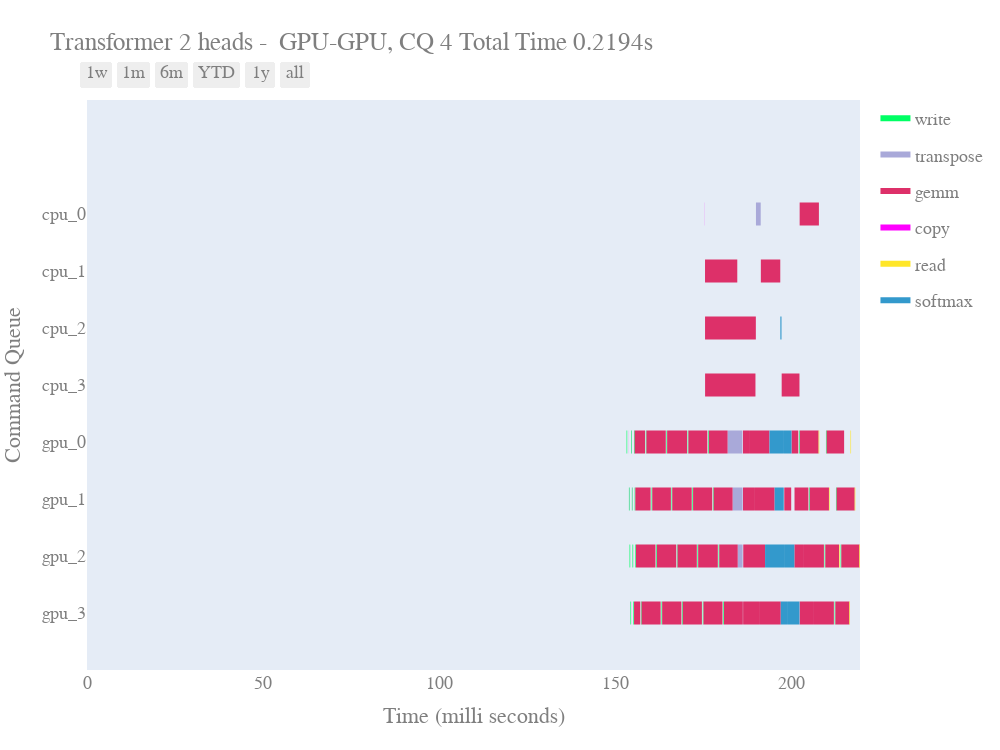

Write notebook code for a chart like this one.
### Code cell
df = []
kernels = {}




for kernel,events in relative_timestamps.items():
    dev = events["device"]
    cq = events["cmdq"]
    #print kernel,cq
    Task = "{}_{}".format(dev,cq)
    ##events -> write,read,nd_range
    ##event  -> device_queued,device_start,device-end
#         for interval in intervals:
#             Resource=event
#             Start = now + timedelta(seconds=interval[0])
#             Finish = now + timedelta(seconds=interval[1])
#             df.append(dict(Task=Task,Start=Start,Finish=Finish,Resource=Resource))

    
    if events["write"]["device_start"] > 0:
        write_overhead_start = to_time_delta(events["write"]["host_queued_start"])
        write_event_start = write_overhead_end = to_time_delta(events["write"]["device_start"])
        write_event_end = to_time_delta(events["write"]["device_end"])
        #df.append(dict(Task=Task,Start=write_overhead_start,Finish=write_overhead_end,Resource='overhead'))
        df.append(dict(Task=Task,Start=write_event_start,Finish=write_event_end,Resource='write'))
    

    
    if kernel.startswith('FFC'):
        exec_resource = 'gemm'
    elif "transpose" in kernel:
        exec_resource = 'transpose'
    elif 'softmax' in kernel:
        exec_resource = 'softmax'
    else:
        exec_resource = 'copy'
    
    exec_event_start  = to_time_delta(events["nd_range"]["device_start"])
    exec_event_end = to_time_delta(events["nd_range"]["device_end"])
    df.append(dict(Task=Task,Start=exec_event_start,Finish=exec_event_end,Resource=exec_resource))
    
    
    if events["read"]["device_start"] > 0:
        read_event_start = to_time_delta(events["read"]["device_start"])
        read_overhead_start = read_event_end = to_time_delta(events["read"]["device_end"])
    #read_overhead_end = to_time_delta(events["read"]["host_end"])
        df.append(dict(Task=Task,Start=read_event_start,Finish=read_event_end,Resource='read'))
    #df.append(dict(Task=Task,Start=read_overhead_start,Finish=read_overhead_end,Resource='overhead'))
    

#print(df)
    
    
# df = [dict(Task="Job-1", Start='2017-01-01', Finish='2017-02-02', Resource='Complete'),
#       dict(Task="Job-1", Start='2017-02-15', Finish='2017-03-15', Resource='Incomplete'),
#       dict(Task="Job-2", Start='2017-01-17', Finish='2017-02-17', Resource='Not Started'),
#       dict(Task="Job-2", Start='2017-01-17', Finish='2017-02-17', Resource='Complete'),
#       dict(Task="Job-3", Start='2017-03-10', Finish='2017-03-20', Resource='Not Started'),
#       dict(Task="Job-3", Start='2017-04-01', Finish='2017-04-20', Resource='Not Started'),
#       dict(Task="Job-3", Start='2017-05-18', Finish='2017-06-18', Resource='Not Started'),
#       dict(Task="Job-4", Start='2017-01-14', Finish='2017-03-14', Resource='Complete')]

colors = {'copy': '#ff00ff',
          'read': (1, 0.9, 0.16),
          'write': 'rgb(0, 255, 100)',
         'overhead': 'rgb(0, 0, 255)',
         'gemm': '#dd3069',
         'transpose': '#a9a9d9',
         'softmax': '#3399cc'}

df.sort(key = lambda x : x['Task'])
#modify_task_labels(df)
fig = ff.create_gantt(df, colors=colors, index_col='Resource', show_colorbar=True,
                      group_tasks=True,width=1000,height=750)

fig.layout['xaxis']['tickformat'] = '%-L'
fig.layout['title'] = 'Transformer 2 heads -  GPU-GPU, CQ {0} Total Time {1:.4f}s'.format(num_queues,total_time)
fig.layout['xaxis_title'] = 'Time (milli seconds)'
fig.layout['yaxis_title'] = 'Command Queue'
fig.layout['xaxis_range']=[to_time_delta(0),to_time_delta(total_time)]
#fig.layout['xaxis_range'] = [0,6]
fig.layout['font'] = dict(
        family="Courier New, monospace",
        size=18,
        color="#7f7f7f")



fig.show()
